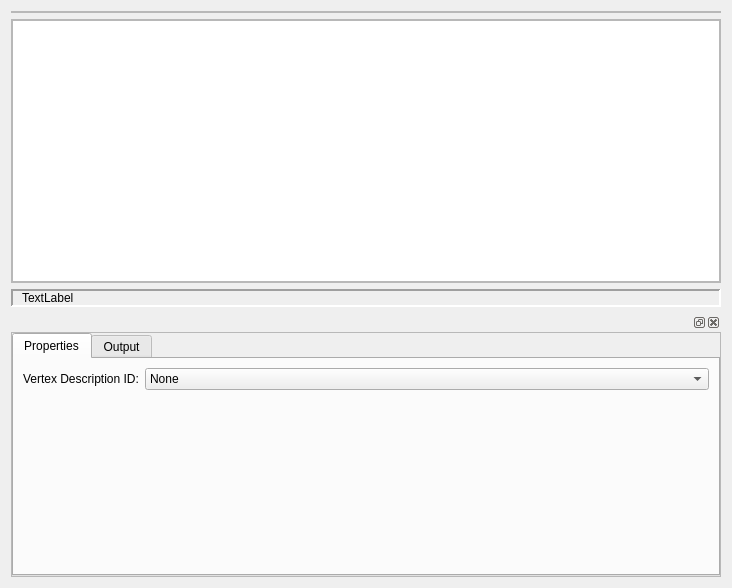
<?xml version="1.0" encoding="UTF-8"?>
<ui version="4.0">
 <class>VertexShaderEditorWindow</class>
 <widget class="QWidget" name="VertexShaderEditorWindow">
  <property name="geometry">
   <rect>
    <x>0</x>
    <y>0</y>
    <width>732</width>
    <height>588</height>
   </rect>
  </property>
  <property name="windowTitle">
   <string>Form</string>
  </property>
  <layout class="QVBoxLayout" name="verticalLayout">
   <item>
    <widget class="QFrame" name="toolbarFrame">
     <property name="frameShape">
      <enum>QFrame::StyledPanel</enum>
     </property>
     <property name="frameShadow">
      <enum>QFrame::Raised</enum>
     </property>
     <layout class="QHBoxLayout" name="horizontalLayout_2">
      <property name="spacing">
       <number>6</number>
      </property>
      <property name="margin">
       <number>0</number>
      </property>
     </layout>
    </widget>
   </item>
   <item>
    <widget class="QFrame" name="editorFrame">
     <property name="frameShape">
      <enum>QFrame::StyledPanel</enum>
     </property>
     <property name="frameShadow">
      <enum>QFrame::Raised</enum>
     </property>
     <layout class="QHBoxLayout" name="horizontalLayout_3" stretch="2">
      <property name="spacing">
       <number>0</number>
      </property>
      <property name="margin">
       <number>0</number>
      </property>
      <item>
       <widget class="QTextEdit" name="scriptEditor"/>
      </item>
     </layout>
    </widget>
   </item>
   <item>
    <widget class="QFrame" name="statusBarFrame">
     <property name="frameShape">
      <enum>QFrame::Panel</enum>
     </property>
     <property name="frameShadow">
      <enum>QFrame::Sunken</enum>
     </property>
     <property name="lineWidth">
      <number>2</number>
     </property>
     <property name="midLineWidth">
      <number>1</number>
     </property>
     <layout class="QHBoxLayout" name="horizontalLayout_4">
      <property name="spacing">
       <number>0</number>
      </property>
      <property name="leftMargin">
       <number>9</number>
      </property>
      <property name="topMargin">
       <number>0</number>
      </property>
      <property name="rightMargin">
       <number>9</number>
      </property>
      <property name="bottomMargin">
       <number>0</number>
      </property>
      <item>
       <widget class="QLabel" name="statusBar">
        <property name="palette">
         <palette>
          <active>
           <colorrole role="Base">
            <brush brushstyle="SolidPattern">
             <color alpha="255">
              <red>255</red>
              <green>255</green>
              <blue>255</blue>
             </color>
            </brush>
           </colorrole>
           <colorrole role="Window">
            <brush brushstyle="SolidPattern">
             <color alpha="255">
              <red>213</red>
              <green>229</green>
              <blue>240</blue>
             </color>
            </brush>
           </colorrole>
          </active>
          <inactive>
           <colorrole role="Base">
            <brush brushstyle="SolidPattern">
             <color alpha="255">
              <red>255</red>
              <green>255</green>
              <blue>255</blue>
             </color>
            </brush>
           </colorrole>
           <colorrole role="Window">
            <brush brushstyle="SolidPattern">
             <color alpha="255">
              <red>213</red>
              <green>229</green>
              <blue>240</blue>
             </color>
            </brush>
           </colorrole>
          </inactive>
          <disabled>
           <colorrole role="Base">
            <brush brushstyle="SolidPattern">
             <color alpha="255">
              <red>213</red>
              <green>229</green>
              <blue>240</blue>
             </color>
            </brush>
           </colorrole>
           <colorrole role="Window">
            <brush brushstyle="SolidPattern">
             <color alpha="255">
              <red>213</red>
              <green>229</green>
              <blue>240</blue>
             </color>
            </brush>
           </colorrole>
          </disabled>
         </palette>
        </property>
        <property name="text">
         <string>TextLabel</string>
        </property>
       </widget>
      </item>
     </layout>
    </widget>
   </item>
   <item>
    <widget class="QDockWidget" name="dockWidget">
     <widget class="QWidget" name="dockWidgetContents">
      <layout class="QVBoxLayout" name="verticalLayout_4">
       <property name="spacing">
        <number>0</number>
       </property>
       <property name="margin">
        <number>0</number>
       </property>
       <item>
        <widget class="QScrollArea" name="scrollArea">
         <property name="sizePolicy">
          <sizepolicy hsizetype="Preferred" vsizetype="Expanding">
           <horstretch>0</horstretch>
           <verstretch>0</verstretch>
          </sizepolicy>
         </property>
         <property name="widgetResizable">
          <bool>true</bool>
         </property>
         <widget class="QWidget" name="scrollAreaWidgetContents">
          <property name="geometry">
           <rect>
            <x>0</x>
            <y>0</y>
            <width>712</width>
            <height>242</height>
           </rect>
          </property>
          <layout class="QVBoxLayout" name="verticalLayout_3">
           <property name="spacing">
            <number>0</number>
           </property>
           <property name="margin">
            <number>0</number>
           </property>
           <item>
            <widget class="QTabWidget" name="tabWidget">
             <property name="currentIndex">
              <number>0</number>
             </property>
             <widget class="QWidget" name="PropertiesOptionsTab">
              <attribute name="title">
               <string>Properties</string>
              </attribute>
              <layout class="QFormLayout" name="formLayout_2">
               <property name="fieldGrowthPolicy">
                <enum>QFormLayout::AllNonFixedFieldsGrow</enum>
               </property>
               <property name="horizontalSpacing">
                <number>6</number>
               </property>
               <property name="verticalSpacing">
                <number>6</number>
               </property>
               <property name="margin">
                <number>9</number>
               </property>
               <item row="0" column="0">
                <widget class="QLabel" name="label_13">
                 <property name="text">
                  <string>Vertex Description ID:</string>
                 </property>
                </widget>
               </item>
               <item row="0" column="1">
                <widget class="QComboBox" name="vertexDescIdComboBox">
                 <item>
                  <property name="text">
                   <string>None</string>
                  </property>
                 </item>
                 <item>
                  <property name="text">
                   <string>Point</string>
                  </property>
                 </item>
                 <item>
                  <property name="text">
                   <string>Linear</string>
                  </property>
                 </item>
                 <item>
                  <property name="text">
                   <string>Anisotropic</string>
                  </property>
                 </item>
                 <item>
                  <property name="text">
                   <string>Pyramidal quad</string>
                  </property>
                 </item>
                 <item>
                  <property name="text">
                   <string>Gaussian quad</string>
                  </property>
                 </item>
                </widget>
               </item>
              </layout>
             </widget>
             <widget class="QWidget" name="OutputTab">
              <attribute name="title">
               <string>Output</string>
              </attribute>
              <layout class="QHBoxLayout" name="horizontalLayout">
               <property name="spacing">
                <number>0</number>
               </property>
               <property name="margin">
                <number>0</number>
               </property>
               <item>
                <widget class="QTextBrowser" name="compilationOutput"/>
               </item>
              </layout>
             </widget>
            </widget>
           </item>
          </layout>
         </widget>
        </widget>
       </item>
      </layout>
     </widget>
    </widget>
   </item>
  </layout>
 </widget>
 <resources/>
 <connections/>
</ui>
